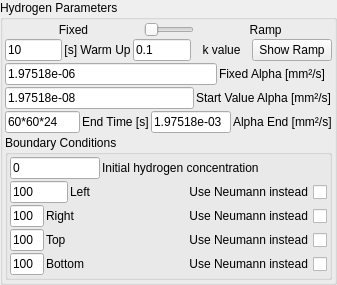
                  <widget class="QGroupBox" name="HydrogenParametersBox">
                   <property name="title">
                    <string>Hydrogen Parameters</string>
                   </property>
                   <layout class="QVBoxLayout" name="verticalLayout_4">
                    <property name="spacing">
                     <number>2</number>
                    </property>
                    <property name="leftMargin">
                     <number>2</number>
                    </property>
                    <property name="topMargin">
                     <number>2</number>
                    </property>
                    <property name="rightMargin">
                     <number>2</number>
                    </property>
                    <property name="bottomMargin">
                     <number>2</number>
                    </property>
                    <item>
                     <layout class="QHBoxLayout" name="horizontalLayout_18">
                      <item>
                       <widget class="ClickableLabel" name="label_alpha_fixed">
                        <property name="sizePolicy">
                         <sizepolicy hsizetype="Expanding" vsizetype="Expanding">
                          <horstretch>0</horstretch>
                          <verstretch>0</verstretch>
                         </sizepolicy>
                        </property>
                        <property name="layoutDirection">
                         <enum>Qt::LeftToRight</enum>
                        </property>
                        <property name="text">
                         <string>Fixed</string>
                        </property>
                        <property name="alignment">
                         <set>Qt::AlignCenter</set>
                        </property>
                       </widget>
                      </item>
                      <item>
                       <widget class="QSlider" name="horizontalSlider_fixed_variable_alpha">
                        <property name="enabled">
                         <bool>true</bool>
                        </property>
                        <property name="sizePolicy">
                         <sizepolicy hsizetype="Preferred" vsizetype="Fixed">
                          <horstretch>0</horstretch>
                          <verstretch>0</verstretch>
                         </sizepolicy>
                        </property>
                        <property name="maximumSize">
                         <size>
                          <width>50</width>
                          <height>16777215</height>
                         </size>
                        </property>
                        <property name="toolTip">
                         <string>Switch between variable and fixed alpha.</string>
                        </property>
                        <property name="autoFillBackground">
                         <bool>false</bool>
                        </property>
                        <property name="maximum">
                         <number>1</number>
                        </property>
                        <property name="orientation">
                         <enum>Qt::Horizontal</enum>
                        </property>
                       </widget>
                      </item>
                      <item>
                       <widget class="ClickableLabel" name="label_alpha_ramp">
                        <property name="enabled">
                         <bool>true</bool>
                        </property>
                        <property name="sizePolicy">
                         <sizepolicy hsizetype="Expanding" vsizetype="Preferred">
                          <horstretch>0</horstretch>
                          <verstretch>0</verstretch>
                         </sizepolicy>
                        </property>
                        <property name="text">
                         <string> Ramp</string>
                        </property>
                        <property name="alignment">
                         <set>Qt::AlignCenter</set>
                        </property>
                       </widget>
                      </item>
                     </layout>
                    </item>
                    <item>
                     <layout class="QHBoxLayout" name="horizontalLayout_40">
                      <item>
                       <widget class="QLineEdit" name="lineEdit_warm_up">
                        <property name="sizePolicy">
                         <sizepolicy hsizetype="Ignored" vsizetype="Fixed">
                          <horstretch>0</horstretch>
                          <verstretch>0</verstretch>
                         </sizepolicy>
                        </property>
                        <property name="toolTip">
                         <string>Include a warm up period prior to starting the ramp. This will use the starting alpha value for the set duration in seconds. This will lead to a more realistic starting condition given the likely abrupt discrepancy between boundary and inner area.</string>
                        </property>
                        <property name="text">
                         <string>10</string>
                        </property>
                       </widget>
                      </item>
                      <item>
                       <widget class="QLabel" name="label_warm_up">
                        <property name="toolTip">
                         <string>Include a warm up period prior to starting the ramp. This will use the starting alpha value for the set duration in seconds. This will lead to a more realistic starting condition given the likely abrupt discrepancy between boundary and inner area.</string>
                        </property>
                        <property name="text">
                         <string>[s] Warm Up</string>
                        </property>
                        <property name="alignment">
                         <set>Qt::AlignCenter</set>
                        </property>
                       </widget>
                      </item>
                      <item>
                       <widget class="QLineEdit" name="lineEdit_k_value">
                        <property name="sizePolicy">
                         <sizepolicy hsizetype="Ignored" vsizetype="Fixed">
                          <horstretch>0</horstretch>
                          <verstretch>0</verstretch>
                         </sizepolicy>
                        </property>
                        <property name="toolTip">
                         <string>Set the k-value for the sigmoid function. k determines the &quot;steepness&quot; of the function.</string>
                        </property>
                        <property name="text">
                         <string>0.1</string>
                        </property>
                       </widget>
                      </item>
                      <item>
                       <widget class="QLabel" name="label_k_value">
                        <property name="toolTip">
                         <string>Set the k-value for the sigmoid function. k determines the &quot;steepness&quot; of the function.</string>
                        </property>
                        <property name="text">
                         <string>k value</string>
                        </property>
                        <property name="alignment">
                         <set>Qt::AlignCenter</set>
                        </property>
                       </widget>
                      </item>
                      <item>
                       <widget class="QPushButton" name="pushButton_show_ramp">
                        <property name="toolTip">
                         <string>Preview the alpha distrubution over the simulation length.</string>
                        </property>
                        <property name="text">
                         <string>Show Ramp</string>
                        </property>
                       </widget>
                      </item>
                     </layout>
                    </item>
                    <item>
                     <layout class="QHBoxLayout" name="horizontalLayout_7">
                      <item>
                       <widget class="QLineEdit" name="lineEdit_diff_coeff">
                        <property name="sizePolicy">
                         <sizepolicy hsizetype="Expanding" vsizetype="Fixed">
                          <horstretch>80</horstretch>
                          <verstretch>0</verstretch>
                         </sizepolicy>
                        </property>
                        <property name="maximumSize">
                         <size>
                          <width>212</width>
                          <height>16777215</height>
                         </size>
                        </property>
                        <property name="toolTip">
                         <string>Diffusion Coefficient [mm²/s]</string>
                        </property>
                        <property name="text">
                         <string>1.97518e-06</string>
                        </property>
                       </widget>
                      </item>
                      <item>
                       <widget class="QLabel" name="label_diff_coeff">
                        <property name="sizePolicy">
                         <sizepolicy hsizetype="Expanding" vsizetype="Fixed">
                          <horstretch>20</horstretch>
                          <verstretch>0</verstretch>
                         </sizepolicy>
                        </property>
                        <property name="toolTip">
                         <string>Diffusion Coefficient [mm²/s]</string>
                        </property>
                        <property name="text">
                         <string>Fixed Alpha [mm²/s]</string>
                        </property>
                       </widget>
                      </item>
                     </layout>
                    </item>
                    <item>
                     <layout class="QVBoxLayout" name="verticalLayout_17">
                      <item>
                       <layout class="QHBoxLayout" name="horizontalLayout_32">
                        <item>
                         <widget class="QLineEdit" name="lineEdit_alpha_ramp_start">
                          <property name="toolTip">
                           <string>Set the ramp for alpha (diffusioncoefficient /  thermal diffusivity) here.
Start value at t = 0, linear interpolation of values between t = 0 and End Time. After End Time constant diffusivity with Alpha End value.</string>
                          </property>
                          <property name="text">
                           <string>1.97518e-08</string>
                          </property>
                         </widget>
                        </item>
                        <item>
                         <widget class="QLabel" name="label_alpha_ramp_start">
                          <property name="toolTip">
                           <string>&lt;html&gt;&lt;head/&gt;&lt;body&gt;&lt;p&gt;Set the ramp for alpha (diffusioncoefficient /&lt;span style=&quot; font-weight:600;&quot;/&gt;&lt;span style=&quot; font-family:'sans-serif'; font-size:16px; font-weight:600; color:#202122; background-color:#ffffff;&quot;/&gt;thermal diffusivity) here.&lt;/p&gt;&lt;p&gt;Start value at t = 0, linear interpolation of values between t = 0 and End Time. After End Time constant diffusivity with Alpha End value.&lt;/p&gt;&lt;/body&gt;&lt;/html&gt;</string>
                          </property>
                          <property name="text">
                           <string>Start Value Alpha [mm²/s]</string>
                          </property>
                         </widget>
                        </item>
                       </layout>
                      </item>
                      <item>
                       <layout class="QHBoxLayout" name="horizontalLayout_23">
                        <item>
                         <widget class="QLineEdit" name="lineEdit_alpha_ramp_end_time">
                          <property name="sizePolicy">
                           <sizepolicy hsizetype="Preferred" vsizetype="Fixed">
                            <horstretch>0</horstretch>
                            <verstretch>0</verstretch>
                           </sizepolicy>
                          </property>
                          <property name="maximumSize">
                           <size>
                            <width>75</width>
                            <height>16777215</height>
                           </size>
                          </property>
                          <property name="toolTip">
                           <string>Set the ramp for alpha (diffusioncoefficient /  thermal diffusivity) here.
Start value at t = 0, linear interpolation of values between t = 0 and End Time. After End Time constant diffusivity with Alpha End value.</string>
                          </property>
                          <property name="text">
                           <string>60*60*24</string>
                          </property>
                         </widget>
                        </item>
                        <item>
                         <widget class="QLabel" name="label_alpha_ramp_end_time">
                          <property name="toolTip">
                           <string>Set the ramp for alpha (diffusioncoefficient /  thermal diffusivity) here.
Start value at t = 0, linear interpolation of values between t = 0 and End Time. After End Time constant diffusivity with Alpha End value.</string>
                          </property>
                          <property name="text">
                           <string>End Time [s]</string>
                          </property>
                         </widget>
                        </item>
                        <item>
                         <widget class="QLineEdit" name="lineEdit_alpha_ramp_end_alpha">
                          <property name="sizePolicy">
                           <sizepolicy hsizetype="Fixed" vsizetype="Preferred">
                            <horstretch>0</horstretch>
                            <verstretch>0</verstretch>
                           </sizepolicy>
                          </property>
                          <property name="maximumSize">
                           <size>
                            <width>80</width>
                            <height>16777215</height>
                           </size>
                          </property>
                          <property name="toolTip">
                           <string>Set the ramp for alpha (diffusioncoefficient /  thermal diffusivity) here.
Start value at t = 0, linear interpolation of values between t = 0 and End Time. After End Time constant diffusivity with Alpha End value.</string>
                          </property>
                          <property name="text">
                           <string>1.97518e-03</string>
                          </property>
                         </widget>
                        </item>
                        <item>
                         <widget class="QLabel" name="label_alpha_ramp_end_alpha">
                          <property name="toolTip">
                           <string>Set the ramp for alpha (diffusioncoefficient /  thermal diffusivity) here.
Start value at t = 0, linear interpolation of values between t = 0 and End Time. After End Time constant diffusivity with Alpha End value.</string>
                          </property>
                          <property name="text">
                           <string>Alpha End [mm²/s]</string>
                          </property>
                         </widget>
                        </item>
                       </layout>
                      </item>
                     </layout>
                    </item>
                    <item>
                     <widget class="QGroupBox" name="groupBox">
                      <property name="title">
                       <string>Boundary Conditions</string>
                      </property>
                      <layout class="QVBoxLayout" name="verticalLayout_5">
                       <property name="spacing">
                        <number>2</number>
                       </property>
                       <property name="leftMargin">
                        <number>2</number>
                       </property>
                       <property name="topMargin">
                        <number>2</number>
                       </property>
                       <property name="rightMargin">
                        <number>2</number>
                       </property>
                       <property name="bottomMargin">
                        <number>2</number>
                       </property>
                       <item>
                        <layout class="QHBoxLayout" name="horizontalLayout_6">
                         <item>
                          <widget class="QLineEdit" name="lineEdit_hydro_conc_init">
                           <property name="sizePolicy">
                            <sizepolicy hsizetype="Expanding" vsizetype="Fixed">
                             <horstretch>32</horstretch>
                             <verstretch>0</verstretch>
                            </sizepolicy>
                           </property>
                           <property name="toolTip">
                            <string>Initial hydrogen concentration everywhere except at the boundaries.</string>
                           </property>
                           <property name="text">
                            <string>0</string>
                           </property>
                          </widget>
                         </item>
                         <item>
                          <widget class="QLabel" name="label_hydro_conc_init">
                           <property name="sizePolicy">
                            <sizepolicy hsizetype="Expanding" vsizetype="Fixed">
                             <horstretch>80</horstretch>
                             <verstretch>0</verstretch>
                            </sizepolicy>
                           </property>
                           <property name="toolTip">
                            <string>Initial hydrogen concentration everywhere except at the boundaries.</string>
                           </property>
                           <property name="text">
                            <string>Initial hydrogen concentration</string>
                           </property>
                          </widget>
                         </item>
                        </layout>
                       </item>
                       <item>
                        <layout class="QHBoxLayout" name="horizontalLayout_8">
                         <item>
                          <widget class="QLineEdit" name="lineEdit_boundary_left">
                           <property name="sizePolicy">
                            <sizepolicy hsizetype="Expanding" vsizetype="Fixed">
                             <horstretch>20</horstretch>
                             <verstretch>0</verstretch>
                            </sizepolicy>
                           </property>
                           <property name="toolTip">
                            <string>Diffusion Coefficient [mm²/s]</string>
                           </property>
                           <property name="text">
                            <string>100</string>
                           </property>
                          </widget>
                         </item>
                         <item>
                          <widget class="QLabel" name="label_boundary_left">
                           <property name="sizePolicy">
                            <sizepolicy hsizetype="Expanding" vsizetype="Fixed">
                             <horstretch>0</horstretch>
                             <verstretch>0</verstretch>
                            </sizepolicy>
                           </property>
                           <property name="toolTip">
                            <string>Diffusion Coefficient [mm²/s]</string>
                           </property>
                           <property name="text">
                            <string>Left</string>
                           </property>
                          </widget>
                         </item>
                         <item>
                          <widget class="QCheckBox" name="checkBox_neumann_left">
                           <property name="sizePolicy">
                            <sizepolicy hsizetype="Expanding" vsizetype="Expanding">
                             <horstretch>80</horstretch>
                             <verstretch>0</verstretch>
                            </sizepolicy>
                           </property>
                           <property name="toolTip">
                            <string>&lt;html&gt;&lt;head/&gt;&lt;body&gt;&lt;p&gt;Use Neumann instead of fixed boundary condition. This only applies to the 2D simulation and animation.&lt;/p&gt;&lt;p&gt;The numerical accuracy will use Dirichlet for left and right and Neumann for top and bottom regardless for now.&lt;/p&gt;&lt;/body&gt;&lt;/html&gt;</string>
                           </property>
                           <property name="layoutDirection">
                            <enum>Qt::RightToLeft</enum>
                           </property>
                           <property name="text">
                            <string>Use Neumann instead</string>
                           </property>
                          </widget>
                         </item>
                        </layout>
                       </item>
                       <item>
                        <layout class="QHBoxLayout" name="horizontalLayout_9">
                         <item>
                          <widget class="QLineEdit" name="lineEdit_boundary_right">
                           <property name="sizePolicy">
                            <sizepolicy hsizetype="Expanding" vsizetype="Fixed">
                             <horstretch>20</horstretch>
                             <verstretch>0</verstretch>
                            </sizepolicy>
                           </property>
                           <property name="toolTip">
                            <string>Diffusion Coefficient [mm²/s]</string>
                           </property>
                           <property name="text">
                            <string>100</string>
                           </property>
                          </widget>
                         </item>
                         <item>
                          <widget class="QLabel" name="label_diff_boundary_right">
                           <property name="sizePolicy">
                            <sizepolicy hsizetype="Expanding" vsizetype="Fixed">
                             <horstretch>80</horstretch>
                             <verstretch>0</verstretch>
                            </sizepolicy>
                           </property>
                           <property name="toolTip">
                            <string>Diffusion Coefficient [mm²/s]</string>
                           </property>
                           <property name="text">
                            <string>Right</string>
                           </property>
                          </widget>
                         </item>
                         <item>
                          <widget class="QCheckBox" name="checkBox_neumann_right">
                           <property name="sizePolicy">
                            <sizepolicy hsizetype="Expanding" vsizetype="Expanding">
                             <horstretch>80</horstretch>
                             <verstretch>0</verstretch>
                            </sizepolicy>
                           </property>
                           <property name="toolTip">
                            <string>&lt;html&gt;&lt;head/&gt;&lt;body&gt;&lt;p&gt;Use Neumann instead of fixed boundary condition. This only applies to the 2D simulation and animation.&lt;/p&gt;&lt;p&gt;The numerical accuracy will use Dirichlet for left and right and Neumann for top and bottom regardless for now.&lt;/p&gt;&lt;/body&gt;&lt;/html&gt;</string>
                           </property>
                           <property name="layoutDirection">
                            <enum>Qt::RightToLeft</enum>
                           </property>
                           <property name="text">
                            <string>Use Neumann instead</string>
                           </property>
                          </widget>
                         </item>
                        </layout>
                       </item>
                       <item>
                        <layout class="QHBoxLayout" name="horizontalLayout_10">
                         <item>
                          <widget class="QLineEdit" name="lineEdit_boundary_top">
                           <property name="sizePolicy">
                            <sizepolicy hsizetype="Expanding" vsizetype="Fixed">
                             <horstretch>20</horstretch>
                             <verstretch>0</verstretch>
                            </sizepolicy>
                           </property>
                           <property name="toolTip">
                            <string>Diffusion Coefficient [mm²/s]</string>
                           </property>
                           <property name="text">
                            <string>100</string>
                           </property>
                          </widget>
                         </item>
                         <item>
                          <widget class="QLabel" name="label_boundary_top">
                           <property name="sizePolicy">
                            <sizepolicy hsizetype="Expanding" vsizetype="Fixed">
                             <horstretch>80</horstretch>
                             <verstretch>0</verstretch>
                            </sizepolicy>
                           </property>
                           <property name="toolTip">
                            <string>Diffusion Coefficient [mm²/s]</string>
                           </property>
                           <property name="text">
                            <string>Top</string>
                           </property>
                          </widget>
                         </item>
                         <item>
                          <widget class="QCheckBox" name="checkBox_neumann_top">
                           <property name="sizePolicy">
                            <sizepolicy hsizetype="Expanding" vsizetype="Expanding">
                             <horstretch>80</horstretch>
                             <verstretch>0</verstretch>
                            </sizepolicy>
                           </property>
                           <property name="toolTip">
                            <string>&lt;html&gt;&lt;head/&gt;&lt;body&gt;&lt;p&gt;Use Neumann instead of fixed boundary condition. This only applies to the 2D simulation and animation.&lt;/p&gt;&lt;p&gt;The numerical accuracy will use Dirichlet for left and right and Neumann for top and bottom regardless for now.&lt;/p&gt;&lt;/body&gt;&lt;/html&gt;</string>
                           </property>
                           <property name="layoutDirection">
                            <enum>Qt::RightToLeft</enum>
                           </property>
                           <property name="text">
                            <string>Use Neumann instead</string>
                           </property>
                          </widget>
                         </item>
                        </layout>
                       </item>
                       <item>
                        <layout class="QHBoxLayout" name="horizontalLayout_11">
                         <item>
                          <widget class="QLineEdit" name="lineEdit_boundary_bottom">
                           <property name="sizePolicy">
                            <sizepolicy hsizetype="Expanding" vsizetype="Fixed">
                             <horstretch>20</horstretch>
                             <verstretch>0</verstretch>
                            </sizepolicy>
                           </property>
                           <property name="toolTip">
                            <string>Diffusion Coefficient [mm²/s]</string>
                           </property>
                           <property name="text">
                            <string>100</string>
                           </property>
                          </widget>
                         </item>
                         <item>
                          <widget class="QLabel" name="label_boundary_bottom">
                           <property name="sizePolicy">
                            <sizepolicy hsizetype="Expanding" vsizetype="Fixed">
                             <horstretch>80</horstretch>
                             <verstretch>0</verstretch>
                            </sizepolicy>
                           </property>
                           <property name="toolTip">
                            <string>Diffusion Coefficient [mm²/s]</string>
                           </property>
                           <property name="text">
                            <string>Bottom</string>
                           </property>
                          </widget>
                         </item>
                         <item>
                          <widget class="QCheckBox" name="checkBox_neumann_bottom">
                           <property name="sizePolicy">
                            <sizepolicy hsizetype="Expanding" vsizetype="Expanding">
                             <horstretch>80</horstretch>
                             <verstretch>0</verstretch>
                            </sizepolicy>
                           </property>
                           <property name="toolTip">
                            <string>&lt;html&gt;&lt;head/&gt;&lt;body&gt;&lt;p&gt;Use Neumann instead of fixed boundary condition. This only applies to the 2D simulation and animation.&lt;/p&gt;&lt;p&gt;The numerical accuracy will use Dirichlet for left and right and Neumann for top and bottom regardless for now.&lt;/p&gt;&lt;/body&gt;&lt;/html&gt;</string>
                           </property>
                           <property name="layoutDirection">
                            <enum>Qt::RightToLeft</enum>
                           </property>
                           <property name="text">
                            <string>Use Neumann instead</string>
                           </property>
                          </widget>
                         </item>
                        </layout>
                       </item>
                      </layout>
                     </widget>
                    </item>
                   </layout>
                  </widget>
